Frame 1 (no input): blank canvas, image omitted
Frame 60 (the mouse pressed at the canvas centre just before this capture): blank canvas, image omitted
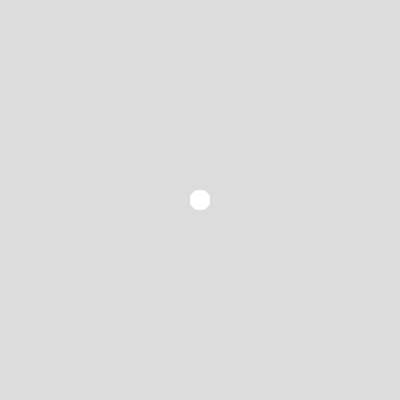
Frame 120 (the mouse held since frame 60 and released just before this capture)

The Processing sketch whose frames 1 and 60 were blank and that drew this single picture after the mouse press (run headless with seeded random() and noise(); from frame 60 on, the mouse is pressed at the canvas centre):

// Processing sketch: exercice_1_0_corrige
// ── exercice_1_0_corrige.pde
void setup() {
  size(400, 400);
  // 3° Déplacer la fonction background(...) à l’intérieur de la fonction setup() {...}
  background(220);
}

void draw() {
  // 1° Créer un cercle à l’intérieur du canvas
  // 2° remplacer la position x, y écrite “en dur” par la position de la souris
  //ellipse(mouseX, mouseY, 50, 50);
  // 4° Utiliser la condition if() {...} en utilisant la variable globale mouseIsPressed pour dessiner le cercle uniquement quand on clique sur la souris
  noStroke();
  if (mousePressed) {
    ellipse(mouseX, mouseY, 20, 20);
  }
}
